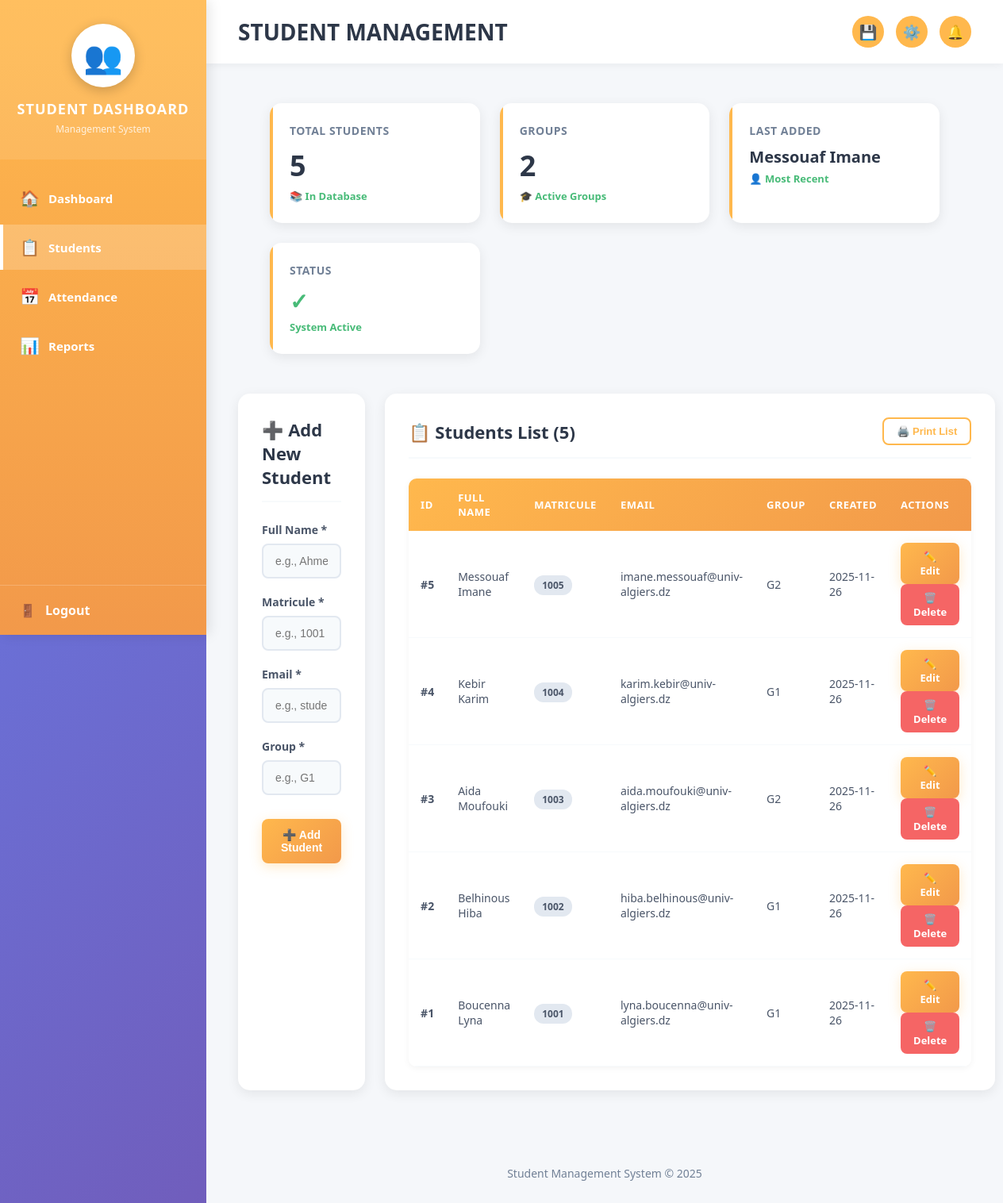
Page /students.php on the committed database.
### tables this page shows
CREATE TABLE IF NOT EXISTS students (
    id INT AUTO_INCREMENT PRIMARY KEY,
    fullname VARCHAR(255) NOT NULL,
    matricule VARCHAR(50) NOT NULL UNIQUE,
    email VARCHAR(255) NOT NULL,
    group_id VARCHAR(50) NOT NULL,
    created_at TIMESTAMP DEFAULT CURRENT_TIMESTAMP,
    updated_at TIMESTAMP DEFAULT CURRENT_TIMESTAMP ON UPDATE CURRENT_TIMESTAMP,
    INDEX idx_matricule (matricule),
    INDEX idx_group (group_id),
    INDEX idx_email (email)
);

### students.php (the view, shortened to what this page needs)
<?php
$editStudent = null;
$conn = getConnection();
$students = [];
if ($conn) {
    try {
        $stmt = $conn->query("SELECT * FROM students ORDER BY id DESC");
        $students = $stmt->fetchAll();
    } catch (PDOException $e) {
        $error = "Error fetching students: " . $e->getMessage();
    }
}
?>
<!DOCTYPE html>
<html lang="en">
<head>
    <link rel="stylesheet" href="style.css" />
</head>
<body>
<div class="sidebar">
    <div class="sidebar-header">
        <div class="sidebar-logo">👥</div>
        <div class="sidebar-title">Student Dashboard</div>
        <div class="sidebar-subtitle">Management System</div>
    </div>
    <nav class="sidebar-menu">
        <ul>
            <li><a href="index.php"><span class="icon">🏠</span> <span>Dashboard</span></a></li>
            <li><a href="students.php" class="active"><span class="icon">📋</span> <span>Students</span></a></li>
            <li><a href="sessions.php"><span class="icon">📅</span> <span>Attendance</span></a></li>
            <li><a href="reports.php"><span class="icon">📊</span> <span>Reports</span></a></li>
        </ul>
    </nav>
    <div class="sidebar-logout">
        <a href="logout.php"><span class="icon">🚪</span> <span>Logout</span></a>
    </div>
</div>
<div class="main-content">
    <div class="topbar">
        <h1>STUDENT MANAGEMENT</h1>
        <div class="topbar-actions">
            <div class="topbar-icon">💾</div>
            <div class="topbar-icon">⚙️</div>
            <div class="topbar-icon">🔔</div>
        </div>
    </div>
    <div class="content-section">
        <div class="stats-grid">
            <div class="stat-card">
                <div class="stat-label">Total Students</div>
                <div class="stat-value"><?php echo count($students); ?></div>
                <div class="stat-change">📚 In Database</div>
            </div>
            <div class="stat-card">
                <div class="stat-label">Groups</div>
                <div class="stat-value"><?php
                    $groups = array_unique(array_column($students, 'group_id'));
                    echo count($groups);
                ?></div>
                <div class="stat-change">🎓 Active Groups</div>
            </div>
            <div class="stat-card">
                <div class="stat-label">Last Added</div>
                <div class="stat-value" style="font-size: 20px;">
                    <?php
                    if (!empty($students)) {
                        echo htmlspecialchars($students[0]['fullname']);
                    } else {
                        echo 'N/A';
                    }
                    ?>
                </div>
                <div class="stat-change">👤 Most Recent</div>
            </div>
            <div class="stat-card">
                <div class="stat-label">Status</div>
                <div class="stat-value" style="font-size: 28px; color: #48BB78;">✓</div>
                <div class="stat-change" style="color: #48BB78;">System Active</div>
            </div>
        </div>
        <div style="display:grid; grid-template-columns:1fr 2fr; gap:25px; margin-top: 20px;">
            <div class="card">
                <div class="card-header">
                    <h2 class="card-title">
                        <?php echo $editStudent ? '✏️ Edit Student' : '➕ Add New Student'; ?>
                    </h2>
                </div>
                <form id="studentForm" method="POST" action="" class="student-form" novalidate>
                    <div class="form-group">
                        <label for="fullname">Full Name *</label>
                        <input type="text" id="fullname" name="fullname"
                               value="<?php echo htmlspecialchars($editStudent['fullname'] ?? ''); ?>"
                               placeholder="e.g., Ahmed Sara"
                               required>
                    </div>
                    <div class="form-group">
                        <label for="matricule">Matricule *</label>
                        <input type="text" id="matricule" name="matricule"
                               value="<?php echo htmlspecialchars($editStudent['matricule'] ?? ''); ?>"
                               placeholder="e.g., 1001"
                               required>
                    </div>
                    <div class="form-group">
                        <label for="email">Email *</label>
                        <input type="email" id="email" name="email"
                               value="<?php echo htmlspecialchars($editStudent['email'] ?? ''); ?>"
                               placeholder="e.g., student@example.com"
                               required>
                    </div>
                    <div class="form-group">
                        <label for="group_id">Group *</label>
                        <input type="text" id="group_id" name="group_id"
                               value="<?php echo htmlspecialchars($editStudent['group_id'] ?? ''); ?>"
                               placeholder="e.g., G1"
                               required>
                    </div>
                    <button type="submit" class="btn btn-primary" style="width: 100%; margin-top: 10px;">
                        <?php echo $editStudent ? '💾 Update Student' : '➕ Add Student'; ?>
                    </button>
                </form>
            </div>
            <div class="card">
                <div class="card-header">
                    <h2 class="card-title">📋 Students List (<?php echo count($students); ?>)</h2>
                    <div>
                        <button class="btn btn-outline btn-sm" onclick="window.print()">
                            🖨️ Print List
                        </button>
                    </div>
                </div>
                <?php if (empty($students)): ?>
                    <div class="empty-state">
                        <div class="empty-state-icon">👥</div>
                        <p>No students found. Add your first student using the form!</p>
                    </div>
                <?php else: ?>
                    <div class="table-container">
                        <table class="table">
                            <thead>
                                <tr>
                                    <th>ID</th>
                                    <th>Full Name</th>
                                    <th>Matricule</th>
                                    <th>Email</th>
                                    <th>Group</th>
                                    <th>Created</th>
                                    <th>Actions</th>
                                </tr>
                            </thead>
                            <tbody>
                                <?php foreach ($students as $student): ?>
                                    <tr>
                                        <td><strong>#<?php echo $student['id']; ?></strong></td>
                                        <td><?php echo htmlspecialchars($student['fullname']); ?></td>
                                        <td><span style="background: #E2E8F0; padding: 4px 10px; border-radius: 12px; font-weight: 600; font-size: 12px;"><?php echo htmlspecialchars($student['matricule']); ?></span></td>
                                        <td><?php echo htmlspecialchars($student['email']); ?></td>
                                        <td><?php echo htmlspecialchars($student['group_id']); ?></td>
                                        <td><?php echo date('Y-m-d', strtotime($student['created_at'])); ?></td>
                                        <td>
                                            <a href="students.php?edit=<?php echo $student['id']; ?>"
                                               class="btn btn-primary btn-sm">
                                                ✏️ Edit
                                            </a>
                                            <a href="students.php?delete=<?php echo $student['id']; ?>"
                                               onclick="return confirm('Are you sure you want to delete this student?');"
                                               class="btn btn-danger btn-sm">
                                                🗑️ Delete
                                            </a>
                                        </td>
                                    </tr>
                                <?php endforeach; ?>
                            </tbody>
                        </table>
                    </div>
                <?php endif; ?>
            </div>
        </div>
    </div>
    <div style="text-align: center; padding: 30px; color: #718096; font-size: 14px;">
        <p>Student Management System © <?php echo date('Y'); ?></p>
    </div>
</div>
</body>
</html>

### rows in the picture
students: fullname "Messouaf Imane", id "5", matricule "1005", email "imane.messouaf@univ-algiers.dz", group "G2", created_at "2025-11-26"
students: id "4", fullname "Kebir Karim", matricule "1004", email "karim.kebir@univ-algiers.dz", group "G1", created_at "2025-11-26"
students: id "3", fullname "Aida Moufouki", matricule "1003", email "aida.moufouki@univ-algiers.dz", group "G2", created_at "2025-11-26"
students: id "2", fullname "Belhinous Hiba", matricule "1002", email "hiba.belhinous@univ-algiers.dz", group "G1", created_at "2025-11-26"
students: id "1", fullname "Boucenna Lyna", matricule "1001", email "lyna.boucenna@univ-algiers.dz", group "G1", created_at "2025-11-26"

### other values in the picture
count($students) "5"
count($groups) "2"
